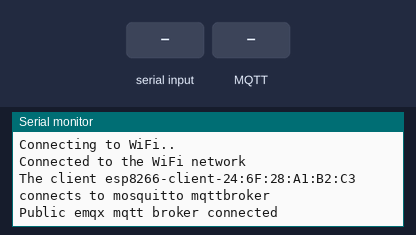
This sketch was run on a simulated ESP8266 (NodeMCU). Parts: the last lines printed to the serial monitor. The test bench sets the inputs (shaded band). WiFi joins after 1.5 s; servers stay silent unless stated; no MQTT or app messages arrive unless stated.

Above: at 2.7 s.
2.8 s: "1\n" received over Serial
At 3.7 s:
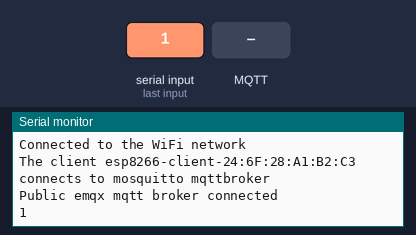
4.3 s: MQTT message "1" arrives on the first subscribed topic
At 4.8 s:
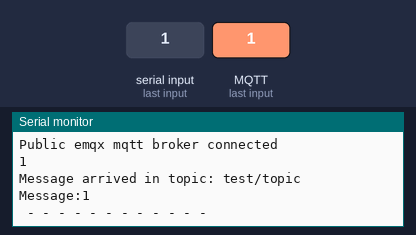
5.8 s: MQTT message "on" arrives on the first subscribed topic
At 7.0 s:
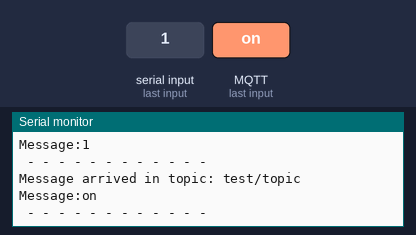
7.3 s: MQTT message "off" arrives on the first subscribed topic
At 8.3 s:
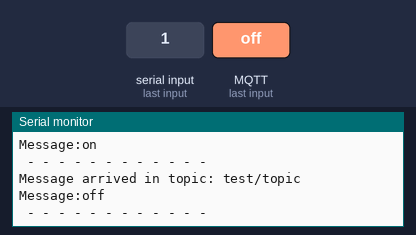

The sketch:

esp8266.ino
```cpp
#include <ESP8266WiFi.h>
#include <SoftwareSerial.h>
#include <PubSubClient.h>  // WiFi
#include <DHT.h>

#define DHTPIN 0
#define UVPIN 15
#define DHTTYPE DHT11
const char *ssid = "HUAWEIP10lite";         // Enter your WiFi name
const char *password = "9261566b39f3";      // Enter WiFi password// MQTTBroker
const char *mqtt_broker = "192.168.174.2";  // Enter your WiFi or Ethernet IP
const char *topic = "test/topic";
const int mqtt_port = 1883;

WiFiClient espClient;
PubSubClient client(espClient);
DHT dht(DHTPIN, DHTTYPE);
String message;
String myString;
char rdata; // received charactors

void setup() {
  // Set software serial baud to 115200;
  Serial.begin(115200);
  //sensor init
  dht.begin();
  // connecting to a WiFi network
  WiFi.begin(ssid, password);
  while (WiFi.status() != WL_CONNECTED) {
    delay(500);
    Serial.println("Connecting to WiFi..");
  }
  Serial.println("Connected to the WiFi network");
  //connecting to a mqtt broker
  client.setServer(mqtt_broker, mqtt_port);
  client.setCallback(callback);
  while (!client.connected()) {
    String client_id = "esp8266-client-";
    client_id += String(WiFi.macAddress());
    Serial.printf("The client %s connects to mosquitto mqttbroker\n", client_id.c_str());
    if (client.connect(client_id.c_str())) {
      Serial.println("Public emqx mqtt broker connected");
    } else {
      Serial.print("failed with state ");
      Serial.print(client.state());
      delay(2000);
    }
  }
}
void callback(char *topic, byte *payload, unsigned int length) {
  Serial.print("Message arrived in topic: ");
  Serial.println(topic);
  Serial.print("Message:");
  for (int i = 0; i < length; i++) {
    Serial.print((char)payload[i]);
  }
  Serial.println();
  Serial.println(" - - - - - - - - - - - -");
}

void loop() {
  client.loop();
  //delay(2000);
  //float g = analogRead(A0); //Gas
  //float h = dht.readHumidity();
  //float t = dht.readTemperature();
  //float uv = analogRead(UVPIN); //UV
  // Publish and Subscribe
  message = "";
  /*message += h;
  message += ",";
  message += "";
  message += t;
  message += ",";
  message += String(h/1023*100);
  message += ",";
  message += uv;*/

  if (Serial.available() > 0 ) {
    rdata = Serial.read();

    if ( rdata == '\n') {
      Serial.println(myString);
      message = myString; //getValue(myString, ',', 0);
      myString = "";
    } else {
      myString = myString + rdata;
    }

  // client.publish(topic, "Node: Sensing Enviroment"); //Send the message to the broker
    client.publish(topic, message.c_str()); //Send the message to the broker

    client.subscribe(topic);//delay(100);
  }
}
```

Measured:
- after the input at 2.8 s, the serial monitor: prints a new line at once (image 1)
- after the input at 4.3 s, the serial monitor: prints a new line at once (image 2)
- after the input at 5.8 s, the serial monitor: prints a new line at once (image 3)
- after the input at 7.3 s, the serial monitor: prints a new line at once (image 4)
